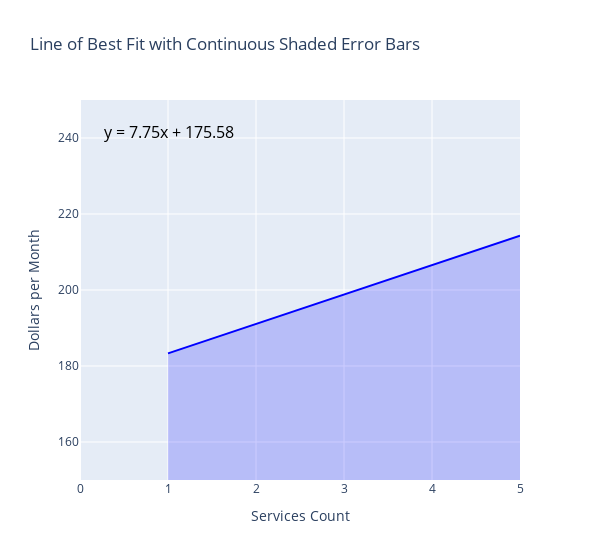

The notebook cell this image was saved under:
### Markdown cell above
### Relationship between services offered and price.

### Code cell
#retrieve data.
services_price = engine.execute(
    """
    select service_1, service_2, service_3, service_4, dollars_month
    from mentors_profiles;
    """
)

#assign to dataframe.
services_price_df = pd.DataFrame(services_price.fetchall(), columns = services_price.keys())

#count number of services offered by each user.
services_price_df['services_count'] = services_price_df.count(axis = 1)
services_price_df.drop(columns = ['service_1', 'service_2', 'service_3', 'service_4'], inplace = True)

#assign to variables.
x = services_price_df.services_count
y = services_price_df.dollars_month

df = services_price_df





# Calculate the coefficients of a linear regression model
coeffs = np.polyfit(df['services_count'], df['dollars_month'], 1)
m = coeffs[0]
b = coeffs[1]

# Create a new DataFrame with the line of best fit and error bars
x_vals = np.linspace(df['services_count'].min(), 5.0, 100)
y_vals = m*x_vals + b
y_upper = y_vals + 50*x_vals
y_lower = y_vals - 50*x_vals
df_fit = pd.DataFrame({'services_count': x_vals, 'dollars_month': y_vals, 'error_upper': y_upper, 'error_lower': y_lower})

# Create the plot
fig = go.Figure()

# Add the line plot with shaded error bars
fig.add_trace(go.Scatter(x=df_fit['services_count'], y=df_fit['dollars_month'], mode='lines', name='Line of Best Fit',
                         fill='tonexty', line=dict(color='blue', width=2), 
                         fillcolor='rgba(0,0,255,0.2)', 
                         hovertemplate='Services Count: %{x}<br>Dollars per Month: %{y}'))

# Add the regression coefficient to the plot
equation = f'y = {m:.2f}x + {b:.2f}'
fig.update_layout(title='Line of Best Fit with Continuous Shaded Error Bars',
                  xaxis_title='Services Count',
                  yaxis_title='Dollars per Month',
                  xaxis=dict(range=[0, 5]),
                  yaxis=dict(range=[150, 250]),
                  width=600,
                  annotations=[dict(text=equation, x=0.05, y=0.95, showarrow=False, 
                                     font=dict(size=16, color='black'), 
                                     xref='paper', yref='paper', align='left')])

# Show the plot
fig.show()

### Figure 1 — Plotly figure (JSON) as saved in the notebook; plotly's stock layout.template omitted (floating-point values rounded to 4 significant figures)
{"data": [{"fill": "tonexty", "fillcolor": "rgba(0,0,255,0.2)", "hovertemplate": "Services Count: %{x}<br>Dollars per Month: %{y}", "line": {"color": "blue", "width": 2}, "mode": "lines", "name": "Line of Best Fit", "type": "scatter", "x": [1, 1.04, 1.081, 1.121, 1.162, 1.202, 1.242, 1.283, 1.323, 1.364, 1.404, 1.444, 1.485, 1.525, 1.566, 1.606, 1.646, 1.687, 1.727, 1.768, 1.808, 1.848, 1.889, 1.929, 1.97, 2.01, 2.051, 2.091, 2.131, 2.172, 2.212, 2.253, 2.293, 2.333, 2.374, 2.414, 2.455, 2.495, 2.535, 2.576, 2.616, 2.657, 2.697, 2.737, 2.778, 2.818, 2.859, 2.899, 2.939, 2.98, 3.02, 3.061, 3.101, 3.141, 3.182, 3.222, 3.263, 3.303, 3.343, 3.384, 3.424, 3.465, 3.505, 3.545, 3.586, 3.626, 3.667, 3.707, 3.747, 3.788, 3.828, 3.869, 3.909, 3.949, 3.99, 4.03, 4.071, 4.111, 4.152, 4.192, 4.232, 4.273, 4.313, 4.354, 4.394, 4.434, 4.475, 4.515, 4.556, 4.596, 4.636, 4.677, 4.717, 4.758, 4.798, 4.838, 4.879, 4.919, 4.96, 5], "y": [183.3, 183.6, 184.0, 184.3, 184.6, 184.9, 185.2, 185.5, 185.8, 186.1, 186.5, 186.8, 187.1, 187.4, 187.7, 188.0, 188.3, 188.7, 189.0, 189.3, 189.6, 189.9, 190.2, 190.5, 190.8, 191.2, 191.5, 191.8, 192.1, 192.4, 192.7, 193.0, 193.3, 193.7, 194.0, 194.3, 194.6, 194.9, 195.2, 195.5, 195.9, 196.2, 196.5, 196.8, 197.1, 197.4, 197.7, 198.0, 198.4, 198.7, 199.0, 199.3, 199.6, 199.9, 200.2, 200.5, 200.9, 201.2, 201.5, 201.8, 202.1, 202.4, 202.7, 203.1, 203.4, 203.7, 204.0, 204.3, 204.6, 204.9, 205.2, 205.6, 205.9, 206.2, 206.5, 206.8, 207.1, 207.4, 207.7, 208.1, 208.4, 208.7, 209.0, 209.3, 209.6, 209.9, 210.3, 210.6, 210.9, 211.2, 211.5, 211.8, 212.1, 212.4, 212.8, 213.1, 213.4, 213.7, 214.0, 214.3]}], "layout": {"annotations": [{"align": "left", "font": {"color": "black", "size": 16}, "showarrow": false, "text": "y = 7.75x + 175.58", "x": 0.05, "xref": "paper", "y": 0.95, "yref": "paper"}], "title": {"text": "Line of Best Fit with Continuous Shaded Error Bars"}, "width": 600, "xaxis": {"range": [0, 5], "title": {"text": "Services Count"}}, "yaxis": {"range": [150, 250], "title": {"text": "Dollars per Month"}}}}
